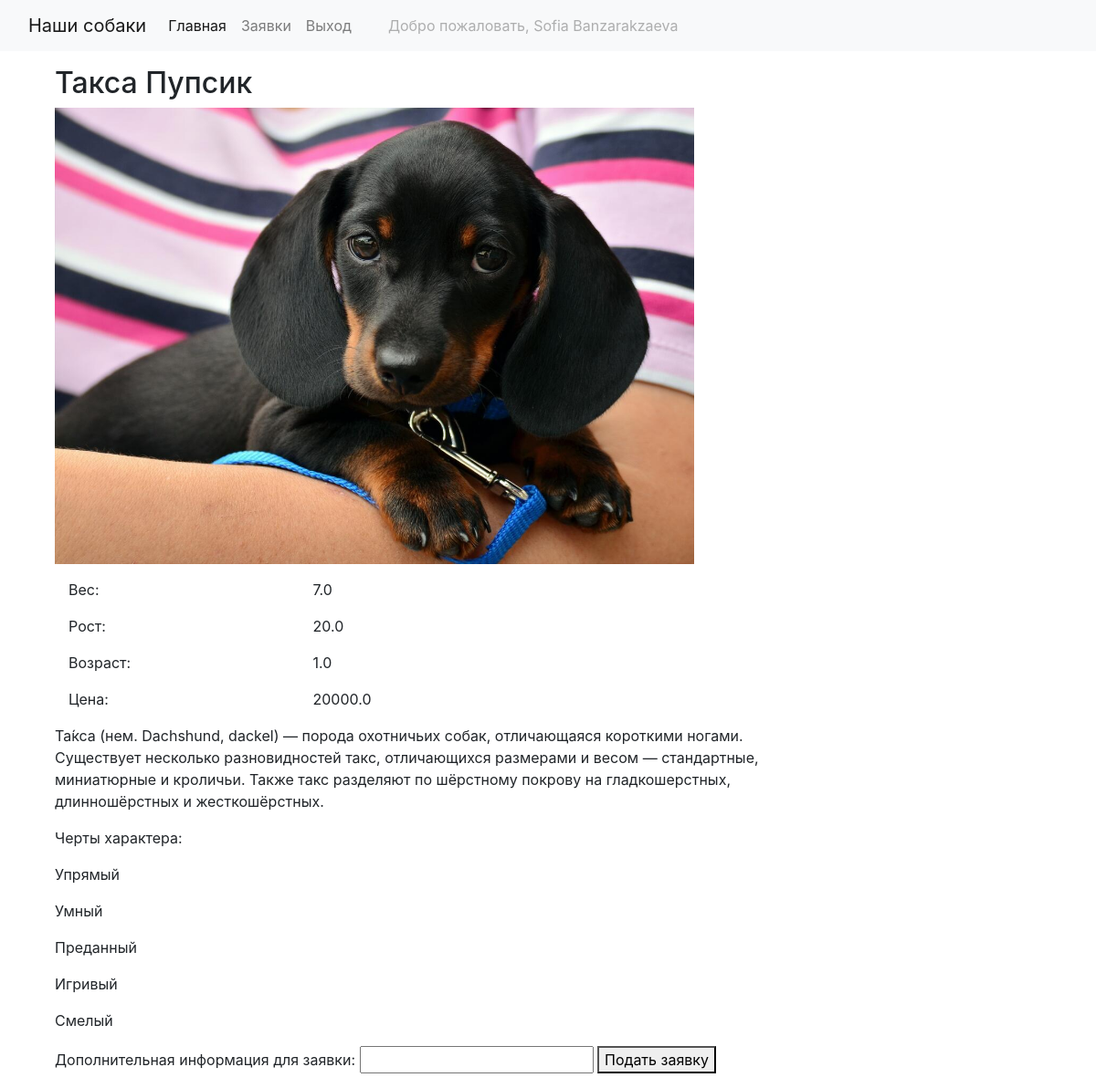
The app's page /2 (signed in) with its own data.
### blog/models.py (models this page shows, shortened)
class Dogs(models.Model):
    dogName = models.CharField(verbose_name='Имя',
                               max_length=50)
    description = models.TextField(verbose_name='Описание',
                                   blank=True)
    weight = models.FloatField(verbose_name='Вес',
                               blank=False)
    height = models.FloatField(verbose_name='Рост',
                               blank=False)
    age = models.FloatField(verbose_name='Возраст', blank=False)
    price = models.FloatField(verbose_name="Цена")
    photo = models.ImageField(verbose_name='Изображения',
                              upload_to='photos/%Y/%m/%d/', blank=True)
    character = models.ManyToManyField('Characters', verbose_name='Черты характера', blank=True)
    class Meta:
        verbose_name = 'Собака'
        verbose_name_plural = 'Собаки'

class Characters(models.Model):
    characterType = models.CharField(verbose_name='Черта характера',
                                     max_length=50)
    class Meta:
        verbose_name = 'Черта характера'
        verbose_name_plural = 'Черта характера'

### blog/views.py (the view)
# urls.py: path('<int:dog_id>', by_dog, name='by_dog'),
def by_dog(request, dog_id):
    current_dog = Dogs.objects.get(pk=dog_id)
    context = {
        'current_dog': current_dog,
        'message': ""
    }
    return render(request, 'blog/by_dog.html', context)

### templates/blog/by_dog.html (shortened to what this page needs)
{% extends "layout/base.html" %}
{% block content %}
    <div class="mb-3">
        <h2>{{ current_dog.dogName }}</h2>
        <img src="{{ current_dog.photo.url }}" width="700" height="500" alt=""/>
    <div class="container mt-3">
        <div class="row justify-content-start">
    <div class="col-4">
      <p>Вес: </p>
    </div>
    <div class="col-4">
      <p>{{ current_dog.weight }}</p>
    </div>
        </div>
    </div>
    <div class="container">
             <div class="row justify-content-start">
    <div class="col-4">
      <p>Рост: </p>
    </div>
    <div class="col-4">
      <p>{{ current_dog.height }}</p>
    </div>
  </div>
    </div>
    <div class="container">
             <div class="row justify-content-start">
    <div class="col-4">
      <p>Возраст: </p>
    </div>
    <div class="col-4">
      <p>{{ current_dog.age }}</p>
    </div>
  </div>
    </div>
    <div class="container">
             <div class="row justify-content-start">
    <div class="col-4">
      <p>Цена: </p>
    </div>
    <div class="col-4">
      <p>{{ current_dog.price }}</p>
    </div>
  </div>
    </div>
        <p>{{ current_dog.description }}</p>
        {% if  current_dog.character.all.exists%}
        <p>Черты характера: </p>
        {% for purp in current_dog.character.all %}
            <p>{{ purp.characterType }}</p>
        {% endfor %}
        {% endif %}
    {% if not user.is_staff %}
        {% if user.is_authenticated %}
    <form action="{% url 'addDeal' current_dog.pk%}" method="post">
        Дополнительная информация для заявки: <input type="text" name="addInfo"/>
        <button type="submit" name='mybtn2'>Подать заявку</button>
    </form>
            {% else %}
            <b>Для оформления заявки войдите в систему</b>
    {{ message }}
    {% endif %}
    {% endif %}
    </div>
{% endblock %}

### templates/layout/base.html (shortened to what this page needs)
<!DOCTYPE html>
<html lang="en">
<head>
    <link rel="stylesheet" href="https://stackpath.bootstrapcdn.com/bootstrap/4.1.3/css/bootstrap.min.css">
</head>
<body>
<nav class="navbar navbar-expand-lg navbar-light bg-light">
<div class="container-fluid">
    <a class="navbar-brand" href="#">Наши собаки</a>
    <div class="collapse navbar-collapse" id="navbarSupportedContent">
      <ul class="navbar-nav me-auto mb-2 mb-lg-0">
        <li class="nav-item">
          <a class="nav-link active" aria-current="page" href="{% url 'index' %}">Главная</a>
        </li>
      {% if user.is_authenticated %}
      <li class="nav-item">
          <a class="nav-link" href="{% url 'deals' %}">Заявки</a>
        </li>
      <li class="nav-item">
          <a class="nav-link" href="{% url 'logout' %}">Выход</a>
        </li>
      <li class="nav-item">
          <a class="nav-link disabled ml-4" href="#" tabindex="-1" aria-disabled="true">Добро пожаловать, {{ user.first_name }} {{ user.last_name }}</a>
        </li>
      {% endif %}
      </ul>
    </div>
</div>
</nav>
<div class="container mt-3">
 <div class="col-md-9">
    <section>
        {% block content %}
        {% endblock %}
    </section>
 </div>
</div>
</body>
</html>

### records on screen
Dogs: dogName "Такса Пупсик", photo (picture), weight "7.0", height "20.0", age "1.0", price "20000.0", description "Та́кса (нем. Dachshund, dackel) — порода охотничьих собак, отличающаяся короткими ногами. Существует несколько разновидностей такс, отличающихся размерами и весом — стандартные, миниатюрные и кроличьи. Также такс разделяют по шёрстному покрову на гладкошерстных, длинношёрстных и жесткошёрстных."
Characters: characterType "Упрямый"
Characters: characterType "Умный"
Characters: characterType "Преданный"
Characters: characterType "Игривый"
Characters: characterType "Смелый"

### other values on screen
{{ user.first_name }} "Sofia"
{{ user.last_name }} "Banzarakzaeva"
